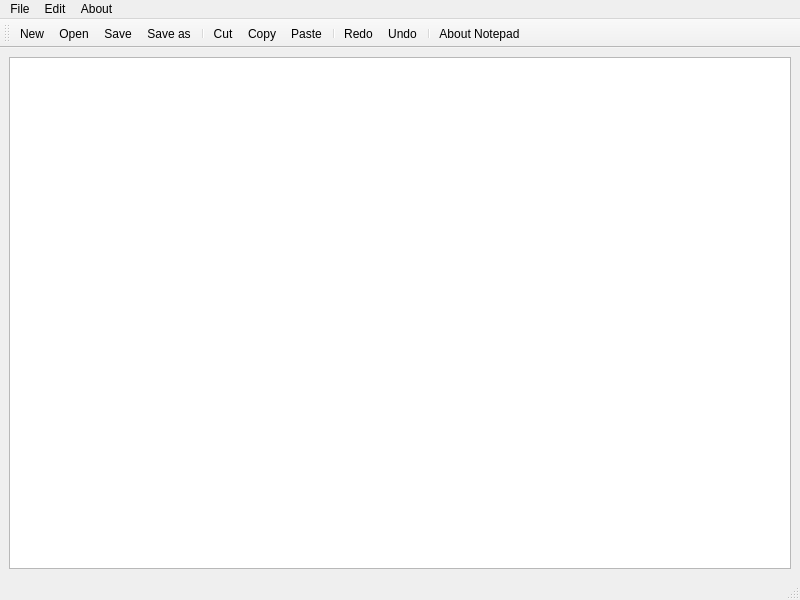
<?xml version="1.0" encoding="UTF-8"?>
<ui version="4.0">
 <class>MainWindow</class>
 <widget class="QMainWindow" name="MainWindow">
  <property name="geometry">
   <rect>
    <x>0</x>
    <y>0</y>
    <width>800</width>
    <height>600</height>
   </rect>
  </property>
  <property name="windowTitle">
   <string>MainWindow</string>
  </property>
  <widget class="QWidget" name="centralwidget">
   <layout class="QHBoxLayout" name="horizontalLayout">
    <item>
     <widget class="QTextEdit" name="textEdit"/>
    </item>
   </layout>
  </widget>
  <widget class="QMenuBar" name="menubar">
   <property name="geometry">
    <rect>
     <x>0</x>
     <y>0</y>
     <width>800</width>
     <height>26</height>
    </rect>
   </property>
   <widget class="QMenu" name="menuFile">
    <property name="title">
     <string>File</string>
    </property>
    <addaction name="actionNew"/>
    <addaction name="actionOpen"/>
    <addaction name="separator"/>
    <addaction name="actionSave"/>
    <addaction name="actionSave_as"/>
    <addaction name="actionPrint"/>
   </widget>
   <widget class="QMenu" name="menuEdit">
    <property name="title">
     <string>Edit</string>
    </property>
    <addaction name="actionCut"/>
    <addaction name="actionCopy"/>
    <addaction name="actionPaste"/>
    <addaction name="separator"/>
    <addaction name="actionRedo"/>
    <addaction name="actionUndo"/>
    <addaction name="separator"/>
    <addaction name="actionFont"/>
    <addaction name="actionColor"/>
    <addaction name="actionBackground_Color"/>
    <addaction name="actionBackground_Color_Edit_Text"/>
   </widget>
   <widget class="QMenu" name="menuAbout">
    <property name="title">
     <string>About</string>
    </property>
    <addaction name="actionAbout_Notepad"/>
   </widget>
   <addaction name="menuFile"/>
   <addaction name="menuEdit"/>
   <addaction name="menuAbout"/>
  </widget>
  <widget class="QStatusBar" name="statusbar"/>
  <widget class="QToolBar" name="toolBar">
   <property name="windowTitle">
    <string>toolBar</string>
   </property>
   <attribute name="toolBarArea">
    <enum>TopToolBarArea</enum>
   </attribute>
   <attribute name="toolBarBreak">
    <bool>false</bool>
   </attribute>
   <addaction name="actionNew"/>
   <addaction name="actionOpen"/>
   <addaction name="actionSave"/>
   <addaction name="actionSave_as"/>
   <addaction name="separator"/>
   <addaction name="actionCut"/>
   <addaction name="actionCopy"/>
   <addaction name="actionPaste"/>
   <addaction name="separator"/>
   <addaction name="actionRedo"/>
   <addaction name="actionUndo"/>
   <addaction name="separator"/>
   <addaction name="actionAbout_Notepad"/>
  </widget>
  <action name="actionNew">
   <property name="icon">
    <iconset resource="Resource.qrc">
     <normaloff>:/rec/img/new.png</normaloff>:/rec/img/new.png</iconset>
   </property>
   <property name="text">
    <string>New</string>
   </property>
  </action>
  <action name="actionOpen">
   <property name="icon">
    <iconset resource="Resource.qrc">
     <normaloff>:/rec/img/open.png</normaloff>:/rec/img/open.png</iconset>
   </property>
   <property name="text">
    <string>Open</string>
   </property>
  </action>
  <action name="actionSave">
   <property name="icon">
    <iconset resource="Resource.qrc">
     <normaloff>:/rec/img/save.png</normaloff>:/rec/img/save.png</iconset>
   </property>
   <property name="text">
    <string>Save</string>
   </property>
  </action>
  <action name="actionSave_as">
   <property name="icon">
    <iconset resource="Resource.qrc">
     <normaloff>:/rec/img/save as.jpg</normaloff>:/rec/img/save as.jpg</iconset>
   </property>
   <property name="text">
    <string>Save as</string>
   </property>
  </action>
  <action name="actionCut">
   <property name="icon">
    <iconset resource="Resource.qrc">
     <normaloff>:/rec/img/cut.png</normaloff>:/rec/img/cut.png</iconset>
   </property>
   <property name="text">
    <string>Cut</string>
   </property>
  </action>
  <action name="actionCopy">
   <property name="icon">
    <iconset resource="Resource.qrc">
     <normaloff>:/rec/img/copy.png</normaloff>:/rec/img/copy.png</iconset>
   </property>
   <property name="text">
    <string>Copy</string>
   </property>
  </action>
  <action name="actionPaste">
   <property name="icon">
    <iconset resource="Resource.qrc">
     <normaloff>:/rec/img/paste.png</normaloff>:/rec/img/paste.png</iconset>
   </property>
   <property name="text">
    <string>Paste</string>
   </property>
  </action>
  <action name="actionRedo">
   <property name="icon">
    <iconset resource="Resource.qrc">
     <normaloff>:/rec/img/redo.png</normaloff>:/rec/img/redo.png</iconset>
   </property>
   <property name="text">
    <string>Redo</string>
   </property>
  </action>
  <action name="actionUndo">
   <property name="icon">
    <iconset resource="Resource.qrc">
     <normaloff>:/rec/img/undo.png</normaloff>:/rec/img/undo.png</iconset>
   </property>
   <property name="text">
    <string>Undo</string>
   </property>
  </action>
  <action name="actionAbout_Notepad">
   <property name="icon">
    <iconset resource="Resource.qrc">
     <normaloff>:/rec/img/about.jpg</normaloff>:/rec/img/about.jpg</iconset>
   </property>
   <property name="text">
    <string>About Notepad</string>
   </property>
  </action>
  <action name="actionFont">
   <property name="text">
    <string>Font</string>
   </property>
  </action>
  <action name="actionColor">
   <property name="text">
    <string>Color</string>
   </property>
  </action>
  <action name="actionBackground_Color">
   <property name="text">
    <string>Background Color</string>
   </property>
  </action>
  <action name="actionBackground_Color_Edit_Text">
   <property name="text">
    <string>Background Color Edit Text</string>
   </property>
  </action>
  <action name="actionPrint">
   <property name="text">
    <string>Print</string>
   </property>
  </action>
 </widget>
 <resources>
  <include location="Resource.qrc"/>
 </resources>
 <connections/>
</ui>
